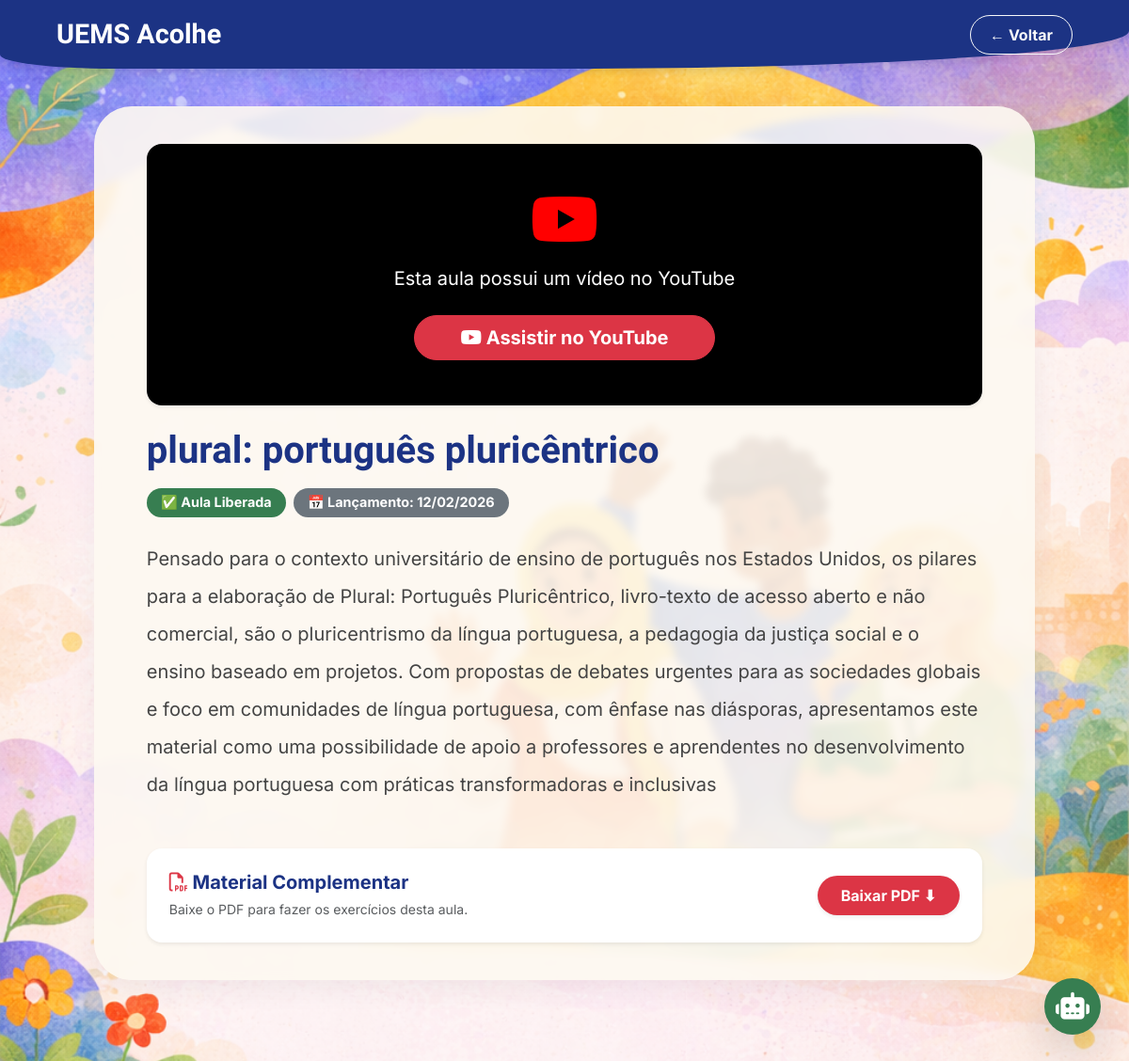
Page /licao/1/ on the committed database.
### aulas/models.py (models this page shows, shortened)
class Licao(models.Model):
    titulo = models.CharField(max_length=200)
    conteudo = RichTextField()
    video_url = models.URLField(blank=True, null=True)
    imagem = models.ImageField(upload_to='imagens_licoes/', blank=True, null=True)
    arquivo_pdf = models.FileField(upload_to='atividades/', blank=True, null=True)
    conteudo_ia = models.TextField(blank=True, null=True, help_text="Cole aqui o texto da aula para o Mascote IA usar como base.")
    data_lancamento = models.DateField(default=timezone.now, help_text="Data que a aula será liberada")
    data_publicacao = models.DateTimeField(auto_now_add=True)
    class Meta:
        verbose_name = "Lição"
        verbose_name_plural = "Lições"
        ordering = ['data_lancamento']

### aulas/views.py (the view)
# urls.py: path('licao/<int:id>/', views.licao_detalhe, name='licao_detalhe'),
def licao_detalhe(request, id):
    licao = get_object_or_404(Licao, id=id)
    return render(request, 'licao_detalhe.html', {'licao': licao})

### aulas/templates/licao_detalhe.html (shortened to what this page needs)
{% load static %}
<!doctype html>
<html lang="pt-br">
  <head>
    <link href="https://cdn.jsdelivr.net/npm/bootstrap@5.3.0/dist/css/bootstrap.min.css" rel="stylesheet">
    <link rel="stylesheet" href="https://cdnjs.cloudflare.com/ajax/libs/font-awesome/6.4.0/css/all.min.css">
  </head>
  <body>
    <nav class="navbar-custom d-flex justify-content-between align-items-center">
        <a class="navbar-brand m-0" href="{% url 'home' %}">UEMS Acolhe</a>
        <a href="{% url 'home' %}" class="btn btn-outline-light btn-voltar">← Voltar</a>
    </nav>
    <div class="container pb-5">
        <div class="conteudo-fundo">
            <div class="card shadow-sm border-0 rounded-4 overflow-hidden mb-4">
                {% if licao.video_url %}
            <div class="text-center p-5" style="background: #000; border-radius: 12px;">
                 <i class="fa-brands fa-youtube" style="font-size: 4rem; color: #FF0000;"></i>
                 <p class="text-white mt-3 fs-5">Esta aula possui um vídeo no YouTube</p>
                 <a href="{{ licao.video_url }}" target="_blank" class="btn btn-danger btn-lg rounded-pill px-5 fw-bold mt-2">
                <i class="fa-brands fa-youtube"></i> Assistir no YouTube
                </a>
             </div>
                {% elif licao.imagem %}
                    <img src="{{ licao.imagem.url }}" class="w-100" style="height: 400px; object-fit: cover;">
                {% endif %}
            </div>
            <h1 class="fw-bold mb-3">{{ licao.titulo }}</h1>
            <div class="d-flex gap-2 mb-4">
                <span class="badge" style="background-color: var(--verde-escuro); font-size: 0.9rem; padding: 8px 15px; border-radius: 20px;">✅ Aula Liberada</span>
                <span class="badge bg-secondary" style="font-size: 0.9rem; padding: 8px 15px; border-radius: 20px;">📅 Lançamento: {{ licao.data_lancamento|date:"d/m/Y" }}</span>
            </div>
            <div class="texto-aula fs-5 lh-lg text-secondary mb-5" style="color: #444 !important;">
                {{ licao.conteudo|safe }}
            </div>
            {% if licao.arquivo_pdf %}
            <div class="card bg-white border-0 shadow-sm rounded-4 mt-4">
                <div class="card-body d-flex align-items-center justify-content-between flex-wrap gap-3 p-4">
                    <div>
                        <h5 class="mb-1 fw-bold" style="color: var(--azul-marinho);"><i class="fa-regular fa-file-pdf text-danger"></i> Material Complementar</h5>
                        <small class="text-muted">Baixe o PDF para fazer os exercícios desta aula.</small>
                    </div>
                    <a href="{{ licao.arquivo_pdf.url }}" target="_blank" class="btn text-white fw-bold px-4 py-2 rounded-pill shadow-sm" style="background-color: #dc3545; transition: 0.3s;">
                        Baixar PDF ⬇
                    </a>
                </div>
            </div>
            {% endif %}
        </div>
    </div>
    <button id="btn-ia-tutor" class="btn-flutuante shadow-lg" onclick="toggleChat()">
        <i class="fa-solid fa-robot"></i>
    </button>
  </body>
</html>

### rows in the picture
Licao: titulo "plural: português pluricêntrico", data_lancamento "12/02/2026", conteudo "Pensado para o contexto universitário de ensino de português nos Estados Unidos, os pilares para a elaboração de Plural: Português Pluricêntrico, livro-texto de acesso aberto e não comercial, são o pluricentrismo da língua portuguesa, a pedagogia da justiça social e o ensino baseado em projetos. Com propostas de debates urgentes para as sociedades globais e foco em comunidades de língua portuguesa, com ênfase nas diásporas, apresentamos este material como uma possibilidade de apoio a professores e aprendentes no desenvolvimento da língua portuguesa com práticas transformadoras e inclusivas"
